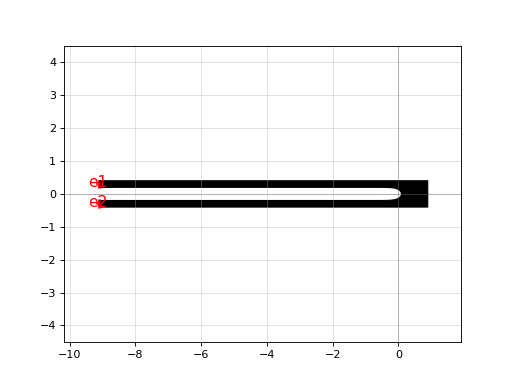

This figure's Python source:
import gdsfactory as gf

c = gf.components.optimal_hairpin(width=0.2, pitch=0.6, length=10, turn_ratio=4, num_pts=50, layer=[1, 0])
c.plot()
